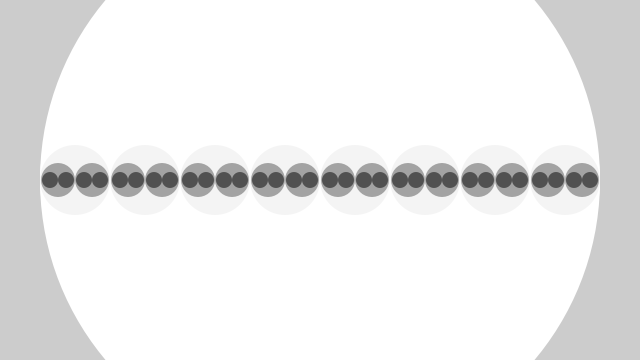
Frame 1 (no input)
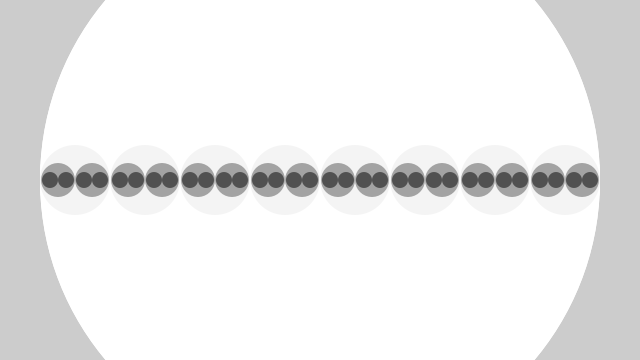
Frame 2 (the mouse pressed at the canvas centre, redrawn once)

The Processing sketch that drew these frames (run headless with seeded random() and noise(); the mouse was pressed at the canvas centre and the sketch redrawn once):

// Processing sketch: recursi_n
// ── recursi_n.pde
void setup() {
  size(640, 360);
  noStroke();
  noLoop();
}

void draw() {
  drawCircle(width/2, 280, 6);
}

void drawCircle(int x, int radius, int level) {                    
  float tt = 326 * level/4.0;
  fill(tt);
  ellipse(x, height/2, radius*2, radius*2);      
  if(level > 1) {
    level = level - 1;
    drawCircle(x - radius/2, radius/2, level);
    drawCircle(x + radius/2, radius/2, level);
  }
}
